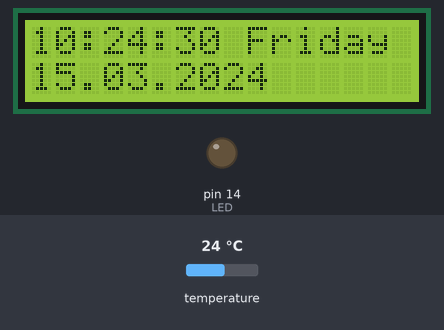
Bench run of a sketch on a simulated Arduino Uno, built with avr-gcc and run on an emulated ATmega328P. On the bench: 16×2 character LCD, output pins drawn as LEDs (lit = HIGH). Inputs (shaded band) come from the test bench; at power-on: temperature 24 °C. The local clock reads 2024-03-15 10:24:30 at power-on unless the sketch sets it.

Above: at 0.1 s.
At 4.2 s:
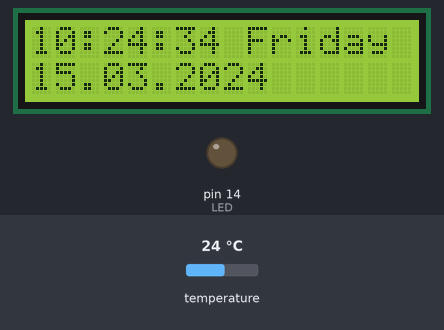
At 9.2 s:
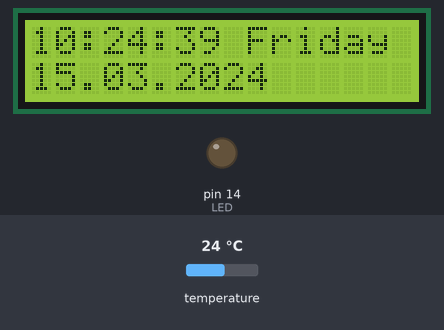
At 19.3 s:
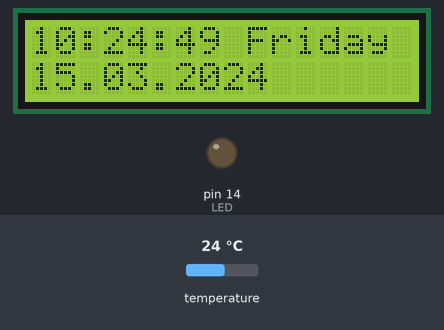
At 28.4 s:
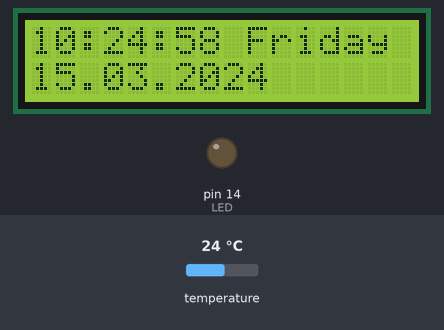
At 38.5 s:
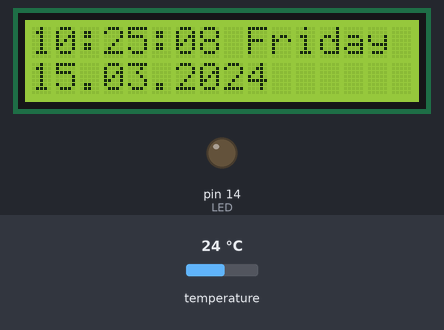

Measured:
- what the display in image 1 shows lasts 1.0 s, from 4.1 s to 5.1 s

The sketch:

RTC_LCD_TIME.ino
```cpp
#include <LiquidCrystal.h>
#include <DS3231.h>

#define LED 14

DS3231 rtc(SDA, SCL);
LiquidCrystal lcd(8,9,4,5,6,7);

void setup() {
 // Serial.begin(115200);
  rtc.begin();
  lcd.begin(16,2);
  pinMode(LED, OUTPUT);

  //rtc.setDOW(TUESDAY); //день недели
  //rtc.setTime(22,06,45); //время
  //rtc.setDate(11,06,2019); //дата

}

void loop() {
  String timeNow = rtc.getTimeStr();
  String dateNow = rtc.getDateStr();
  String dayNow = rtc.getDOWStr();
  int tempNow = rtc.getTemp();

  lcd.print(timeNow);   //вывод времени
  lcd.setCursor(9,0);   //установка курсора
  lcd.print(dayNow);    //вывод дня
  lcd.setCursor(0,1);
  lcd.print(dateNow);
  delay(1000);
  lcd.setCursor(0,0);

//  lcd.setCursor(1,1);

}
```
